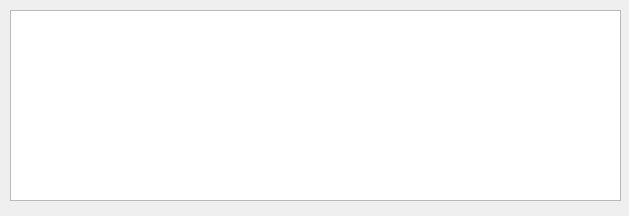
<?xml version="1.0" encoding="UTF-8"?>
<ui version="4.0">
 <class>Usb_log</class>
 <widget class="QWidget" name="Usb_log">
  <property name="geometry">
   <rect>
    <x>0</x>
    <y>0</y>
    <width>629</width>
    <height>216</height>
   </rect>
  </property>
  <property name="windowTitle">
   <string>Form</string>
  </property>
  <widget class="QTextEdit" name="edit_log">
   <property name="geometry">
    <rect>
     <x>10</x>
     <y>10</y>
     <width>611</width>
     <height>191</height>
    </rect>
   </property>
  </widget>
 </widget>
 <resources/>
 <connections/>
</ui>
